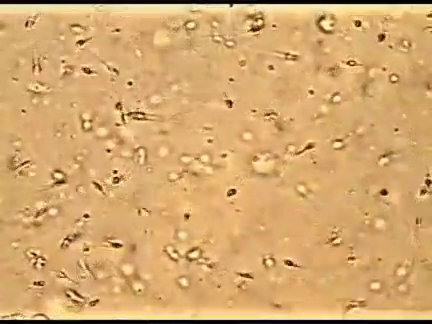
#> input picture frame 44 of video_2024-10-26_21-41-50.mp4, 432 x 324 px
$ python number3.py
#> lines starting #> are read from the running program, lines starting #| are printed output that depends on the picture; after the words box and inside, x2 and y2 are one past the last pixel; in counts of white or black regions, pixels touching at a corner belong together
#> further down, frame is the input picture: shape (324, 432, 3); mean B, G, R 110.9, 168.5, 212.6
import cv2
import numpy as np

# تابع برای شناسایی اشیاء
def detect_objects(frame):
    # تبدیل تصویر به خاکستری
    gray = cv2.cvtColor(frame, cv2.COLOR_BGR2GRAY)
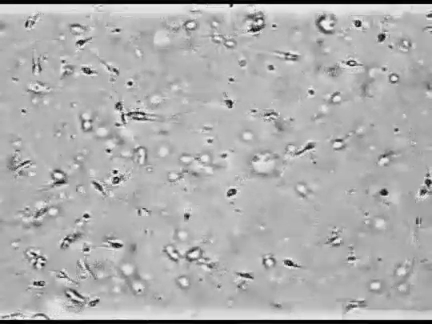
#> gray: shape (324, 432); min 0, max 249, mean 175
    # استفاده از روش تشخیص لبه
    edges = cv2.Canny(gray, 50, 150)
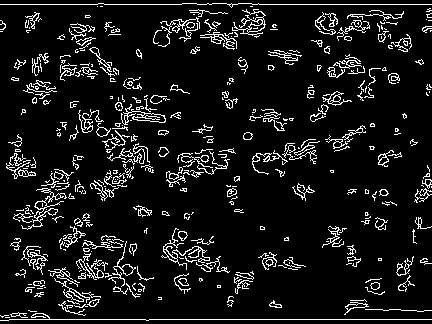
#> edges: shape (324, 432); 9% white in thin lines or dots
    return edges

# تابع برای بررسی الگوی حرکت
def analyze_movement(previous_position, current_position):
    dx = current_position[0] - previous_position[0]
    dy = current_position[1] - previous_position[1]

    # تشخیص حرکت رو به جلو (در جهت محور x)
    if dy == 0 and dx > 0:
        return "forward"
    # بررسی حرکت دایره‌ای
    elif abs(dx) > abs(dy):
        return "circular"
    return "stationary"

# باز کردن ویدیو
cap = cv2.VideoCapture('video_2024-10-26_21-41-50.mp4')
object_count = 0
forward_count = 0
circular_count = 0

# زمانی که ویدیو باز است
while cap.isOpened():
    ret, frame = cap.read()
    if not ret:
        break

    # شناسایی اشیاء
    edges = detect_objects(frame)

    # پیدا کردن کانتورها
    contours, _ = cv2.findContours(edges, cv2.RETR_EXTERNAL, cv2.CHAIN_APPROX_SIMPLE)
#> contours = 378 contours, 300 with area under 20; largest, box (x1, y1, x2, y2) and area: (21, 188, 67, 230) 231, (121, 104, 166, 125) 224, (232, 9, 266, 36) 185, (161, 228, 210, 270) 124, (322, 91, 352, 106) 123

    for cnt in contours:
        area = cv2.contourArea(cnt)
        if area > 1500:  # فقط اشیاء بزرگتر از 500 پیکسل را در نظر می‌گیریم
            object_count += 1

            # محاسبه مرکز کنتر
            M = cv2.moments(cnt)
            if M["m00"] != 0:
                cX = int(M["m100"] / M["m100"])
                cY = int(M["m011"] / M["m100"])

                # بررسی الگوی حرکت (نیاز به ذخیره موقعیت قبلی دارید)
                if 'prev_pos' in locals():
                    movement_type = analyze_movement(prev_pos, (cX, cY))
                    if movement_type == "forward":
                        forward_count += 1
                    elif movement_type == "circular":
                        circular_count += 1

                prev_pos = (cX, cY)
#> this loop made 378 passes
#> area on passes 4, 9, 11: 23, 80, 40
#> after the loop, circular_count = 0; forward_count = 0; object_count = 0

# پس از اتمام ویدیو
cap.release()
cv2.destroyAllWindows()

print(f"Total objects detected: {object_count}")
print(f"Forward movement objects: {forward_count}")
print(f"Circular movement objects: {circular_count}")

$ run again, starting later in the video
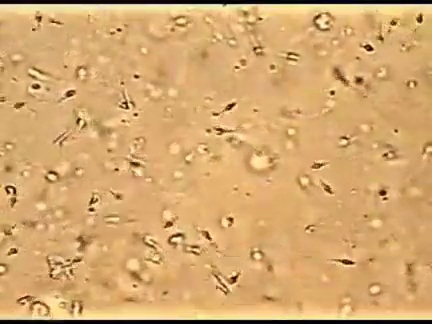
#> input picture frame 202 of video_2024-10-26_21-41-50.mp4, 432 x 324 px
#> frame is the input picture: shape (324, 432, 3); mean B, G, R 111.1, 168.5, 212.8
#> in detect_objects, `gray = cv2.cvtColor(frame, cv2.COLOR_BGR2GRAY)`:
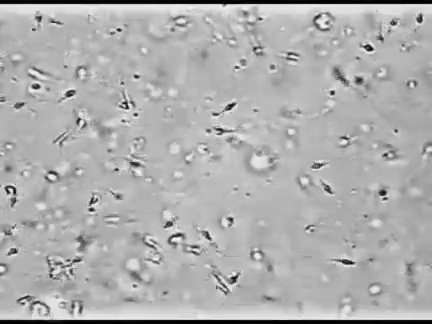
#> gray: shape (324, 432); min 0, max 250, mean 175.1
#> in detect_objects, `edges = cv2.Canny(gray, 50, 150)`:
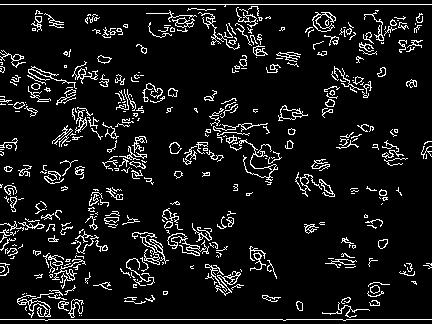
#> edges: shape (324, 432); 8.6% white in thin lines or dots
#> contours = 407 contours, 329 with area under 20; largest, box (x1, y1, x2, y2) and area: (278, 105, 308, 121) 187, (17, 293, 54, 318) 182, (312, 12, 336, 32) 164, (167, 233, 209, 256) 158, (132, 232, 169, 264) 152
#> the loop `for cnt in contours:` made 407 passes
#> area on passes 6, 7, 10: 44, 45, 36
#> after the loop `for cnt in contours:`: circular_count = 0

$ run again, starting later in the video
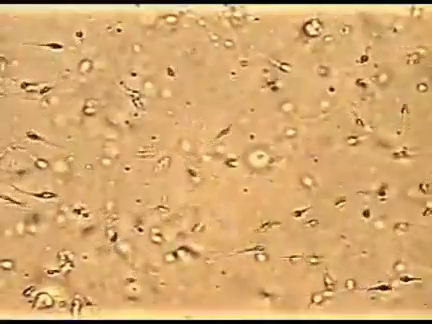
#> input picture frame 359 of video_2024-10-26_21-41-50.mp4, 432 x 324 px
#> frame is the input picture: shape (324, 432, 3); mean B, G, R 110.8, 168.2, 212.7
#> in detect_objects, `gray = cv2.cvtColor(frame, cv2.COLOR_BGR2GRAY)`:
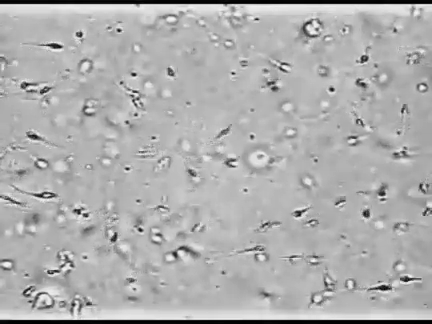
#> gray: shape (324, 432); min 0, max 248, mean 174.9
#> in detect_objects, `edges = cv2.Canny(gray, 50, 150)`:
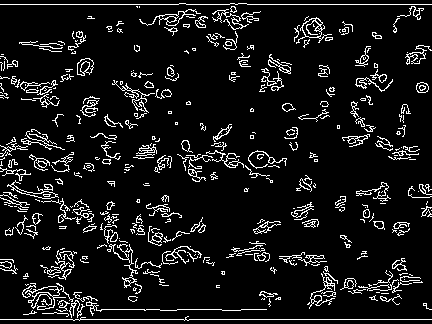
#> edges: shape (324, 432); 8.8% white in thin lines or dots
#> contours = 383 contours, 306 with area under 20; largest, box (x1, y1, x2, y2) and area: (296, 17, 332, 44) 312, (77, 58, 94, 76) 206, (139, 9, 201, 26) 200, (7, 180, 59, 199) 182, (405, 45, 432, 65) 119
#> the loop `for cnt in contours:` made 383 passes
#> area on passes 7, 8, 16: 25, 35, 21
#> after the loop `for cnt in contours:`: circular_count = 0
